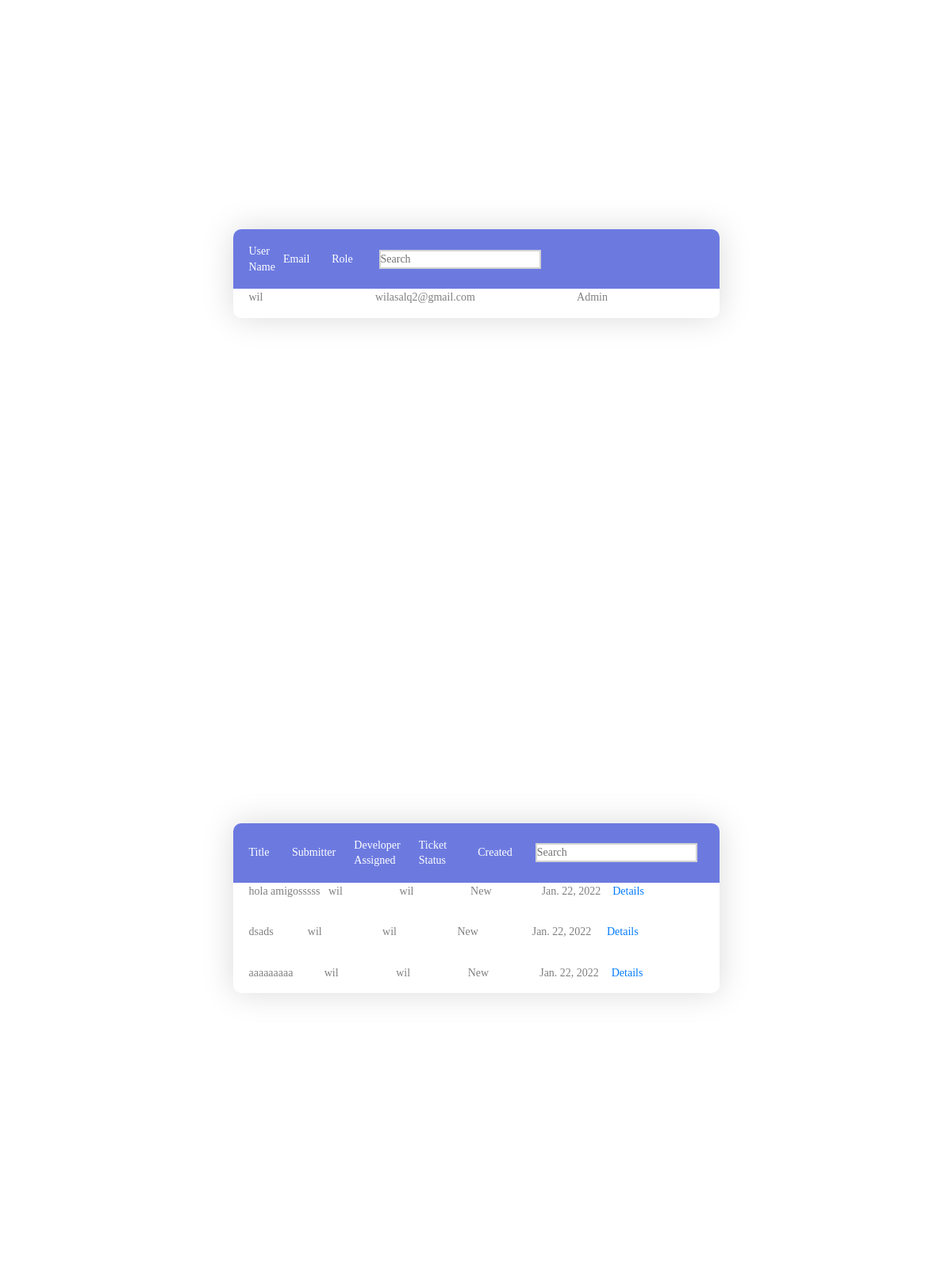
Page /my-projects/3/ on the earlier database version.
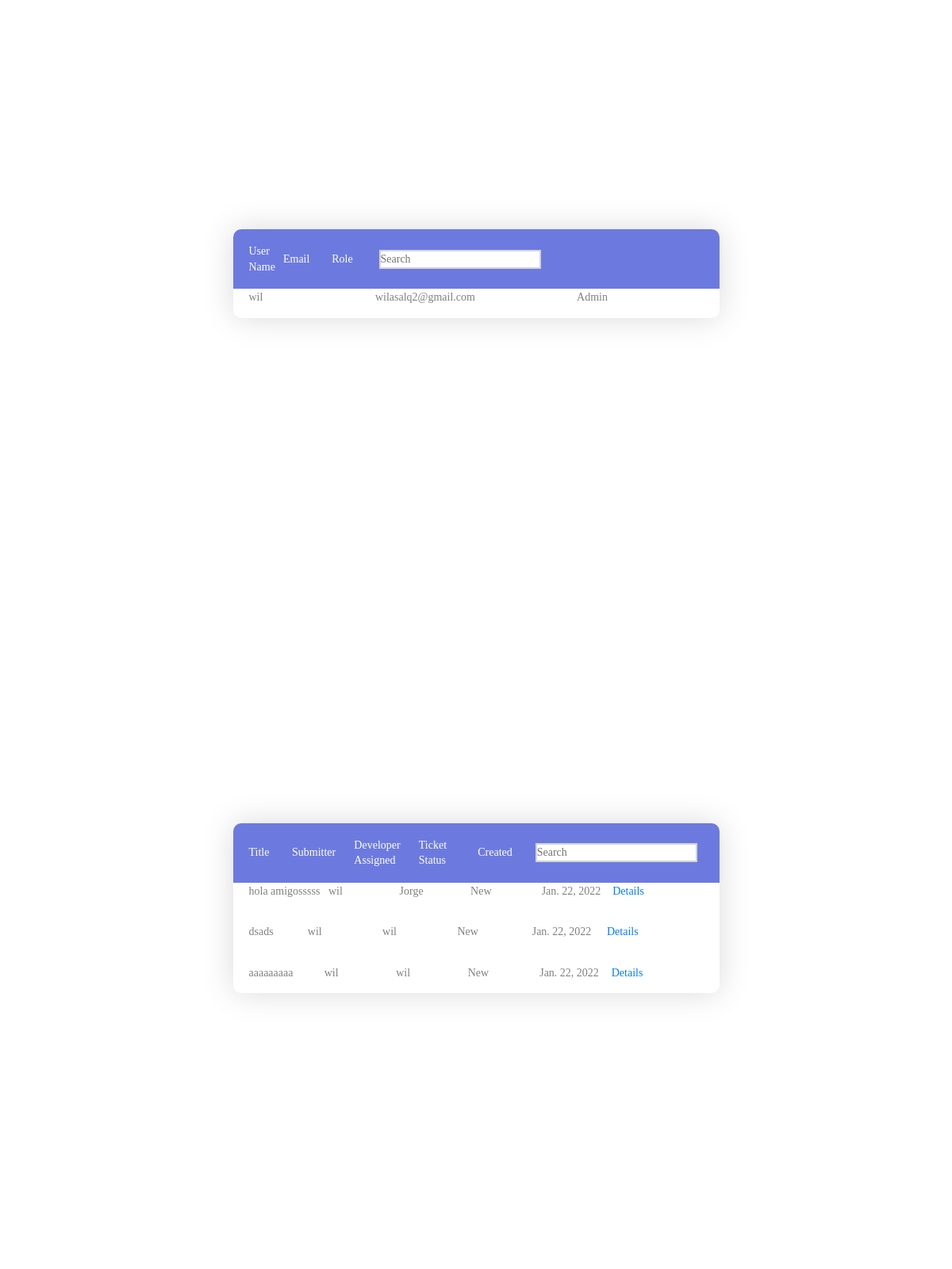
Same page on the later database version.
### experimenting/models.py (models this page shows, shortened)
class Ticket(models.Model):
    priority_level_choices = [
        ("N", "None"),
        ("L", "Low"),
        ("M", "Medium"),
        ("H", "High"),
        ("VH", "Very High"),
    ]
    status_choices = [
        ("NW", "New"),
        ("OP", "Open"),
        ("IP", "In Progress"),
        ("RS", "Resolved"),
        ("AIR", "Additional Info Required"),
    ]
    ticket_type_choices = [
        ("BG", "Bugs/Errors"),
        ("FR", "Feature Requests"),
        ("OC", "Other Comments"),
        ("TDR", "Training / Document Requests"),
    ]
    submitter = models.ForeignKey(User, on_delete=models.RESTRICT, related_name="submitter", default=1)
    modified_by = models.ForeignKey(User, on_delete=models.RESTRICT, default=1)
    assigned_developer = models.ForeignKey(User, on_delete=models.RESTRICT, related_name="assigned_developer", default=1)
    project = models.ForeignKey(Project, on_delete=models.CASCADE)
    title = models.CharField(max_length=50)
    description = models.CharField(max_length=254)
    priority_level = models.CharField(max_length=20, choices=priority_level_choices)
    status = models.CharField(max_length=20, choices=status_choices)
    ticket_type = models.CharField(max_length=20, choices=ticket_type_choices)
    created = models.DateField(auto_now_add=True)
    updated = models.DateField(auto_now=True)

### experimenting/views.py (the view, shortened to what this page needs)
# urls.py: path("my-projects/<int:project_id>/", views.projectsDetailView, name="projects_detail"),
def projectsDetailView(request, project_id):
    search_user_input = request.POST.get("search_user_input")
    search_ticket_input = request.POST.get("search_ticket_input")
    valor = 0
    project = get_object_or_404(Project, pk=project_id)
    assigned_personnel = project.assigned_personnel.all()
    tickets_list = Ticket.objects.all().filter(project=project)
    if search_user_input:
        assigned_personnel = assigned_personnel.filter(username__icontains=search_user_input)
    if search_ticket_input:
        tickets_list = tickets_list.filter(title__icontains=search_ticket_input)
    context = {
        "assigned_personnel": assigned_personnel,
        "tickets_list": tickets_list,
    }
    return render(request, "admin/projects_detail.html", context)

### templates/admin/projects_detail.html (shortened to what this page needs)
{% load static %}
<!DOCTYPE html>
<html lang="en">
<head>
	<link rel="stylesheet" type="text/css" href="{% static 'CRUD_tables/vendor/bootstrap/css/bootstrap.min.css' %}">
	<link rel="stylesheet" type="text/css" href="{% static 'CRUD_tables/fonts/font-awesome-4.7.0/css/font-awesome.min.css' %}">
	<link rel="stylesheet" type="text/css" href="{% static 'CRUD_tables/vendor/animate/animate.css' %}">
	<link rel="stylesheet" type="text/css" href="{% static 'CRUD_tables/vendor/select2/select2.min.css' %}">
	<link rel="stylesheet" type="text/css" href="{% static 'CRUD_tables/vendor/perfect-scrollbar/perfect-scrollbar.css' %}">
	<link rel="stylesheet" type="text/css" href="{% static 'CRUD_tables/css/util.css' %}">
	<link rel="stylesheet" type="text/css" href="{% static 'CRUD_tables/css/main.css' %}">
</head>
<body>
    <div class="main-container">
        <div class="limiter">
            <div class="container-table100">
                <div class="wrap-table100">
                    <div class="table100 ver1 m-b-110">
                        <div class="table100-head">
                            <table>
                                <thead>
                                    <tr class="row100 head">
                                        <th class="cell100 column1">User Name</th>
                                        <th class="cell100 column2">Email</th>
                                        <th class="cell100 column3">Role</th>
                                        <th>
                                            <form class="projects-list-form" id="users-list-form" name="users-list-form" method="POST">
                                                <input type="text" class="search-input" name="search_user_input" id="search_user_input" onkeyup="searchUser()" placeholder="Search">
                                            </form>
                                        </th>
                                    </tr>
                                </thead>
                            </table>
                        </div>
                        <div id="replaceable-users-table">
                            {% include 'admin/projects/projects_detail_personnel_logic.html' %}
                        </div>
                    </div>
                </div>
            </div>
            <div class="container-table100">
                <div class="wrap-table100">
                    <div class="table100 ver1 m-b-110">
                        <div class="table100-head">
                            <table>
                                <thead>
                                    <tr class="row100 head">
                                        <th class="cell100 column1">Title</th>
                                        <th class="cell100 column2">Submitter</th>
                                        <th class="cell100 column3">Developer Assigned</th>
                                        <th class="cell100 column4">Ticket Status</th>
                                        <th class="cell100 column5">Created</th>
                                        <th class="cell100 column6">
                                            <form class="projects-list-form" id="tickets-list-form" name="tickets-list-form" method="POST">
                                                <input type="text" class="search-input" name="search_ticket_input" id="search_ticket_input" onkeyup="searchTicket()" placeholder="Search">
                                            </form>
                                        </th>
                                    </tr>
                                </thead>
                            </table>
                        </div>
                        <div id="replaceable-tickets-table">
                            {% include 'admin/projects/projects_detail_tickets_logic.html' %}
                        </div>
                    </div>
                </div>
            </div>
        </div>
	</div>
</body>
</html>

### templates/admin/projects/projects_detail_tickets_logic.html
				{% if tickets_list %}
				{% for ticket in tickets_list %}
					<div class="table100-body js-pscroll">
						<table>
							<tbody>
								<tr class="row100 body">
									<td class="cell100 column1">{{ ticket.title }}</td>
									<td class="cell100 column2">{{ ticket.submitter.username }}</td>
                                    <td class="cell300 column3">{{ ticket.assigned_developer.username}}</td>
                                    <td class="cell300 column4">{{ ticket.get_status_display }}</td>
                                    <td class="cell300 column5">{{ ticket.created }}</td>
									<td class="cell300 column6">
										<a href="">Details</a>
									</td>
								</tr>
							</tbody>
						</table>
					</div>
				{% endfor %}
				{% else %}
					<h3>There are no projects. Please create a new one.</h3>
				{% endif %}

Differences in the rows shown:
changed Ticket "hola amigosssss": assigned_developer.username "wil" → "Jorge"
